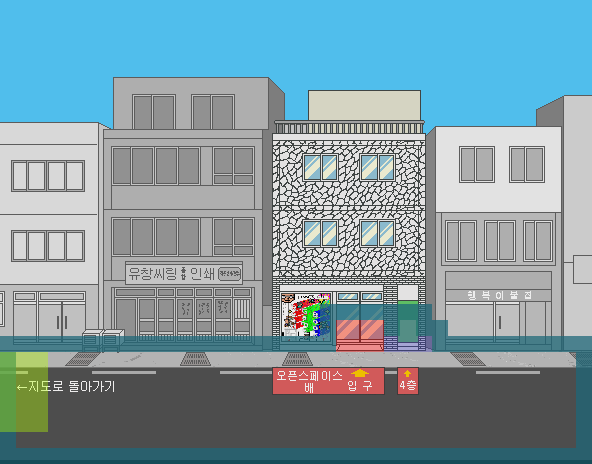

A 2D game scene composited from a Tiled map and its tileset images. What follows is a short description and the map's XML, with each tile layer's data collapsed to a summary:
An orthogonal 37x29 tile map with 16x16 px tiles, 4 tile layers (collision, interaction, overCharacter, Tile Layer 1), 1 hidden layer not drawn, 2 tilesets, 1 image layer and 3 objects (spawnPoint, spawn1F1, spawn1F2).

<map version="1.10" tiledversion="1.10.2" orientation="orthogonal" renderorder="right-down" width="37" height="29" tilewidth="16" tileheight="16" infinite="0" nextlayerid="10" nextobjectid="7">
 <editorsettings>
  <export target="busan-external.json" format="json" />
 </editorsettings>
 <tileset firstgid="1" name="collision" tilewidth="16" tileheight="16" tilecount="4" columns="2">
  <image source="simple_tile.png" width="32" height="32" />
  <tile id="0">
   <properties>
    <property name="name" value="art1" />
   </properties>
  </tile>
  <tile id="1">
   <properties>
    <property name="collides" type="bool" value="true" />
   </properties>
  </tile>
 </tileset>
 <tileset firstgid="5" name="busaninteractive" tilewidth="16" tileheight="16" tilecount="40" columns="10">
  <image source="busan-interactive.png" width="160" height="64" />
  <tile id="0">
   <properties>
    <property name="name" value="door1" />
   </properties>
  </tile>
  <tile id="1">
   <properties>
    <property name="name" value="door2" />
   </properties>
  </tile>
  <tile id="2">
   <properties>
    <property name="name" value="BackToMap" />
   </properties>
  </tile>
 </tileset>
 <imagelayer id="2" name="background" opacity="0.98">
  <image source="../img/tilesetimages/busanExternal.png" width="600" height="460" />
 </imagelayer>
 <imagelayer id="9" name="tileset" visible="0" opacity="0.85" offsetx="0.5" offsety="32">
  <image source="../img/tilesetimages/busanExternalMarking.jpg" width="600" height="400" />
 </imagelayer>
 <layer id="4" name="collision" width="37" height="29" opacity="0.74">
  <data>[1073 cells, 91 non-empty, 1 distinct tile ids]</data>
 </layer>
 <layer id="6" name="interaction" width="37" height="29" opacity="0.38">
  <data>[1073 cells, 25 non-empty, 3 distinct tile ids]</data>
 </layer>
 <layer id="8" name="overCharacter" width="37" height="29">
  <data>[1073 cells, 0 non-empty, 0 distinct tile ids]</data>
 </layer>
 <layer id="1" name="Tile Layer 1" width="37" height="29">
  <data>[1073 cells, 0 non-empty, 0 distinct tile ids]</data>
 </layer>
 <objectgroup id="7" name="Object Layer 1" opacity="0.98">
  <object id="4" name="spawnPoint" x="71.9606" y="373.027">
   <point />
  </object>
  <object id="5" name="spawn1F1" x="325.422" y="371.576">
   <point />
  </object>
  <object id="6" name="spawn1F2" x="459" y="369.5">
   <point />
  </object>
 </objectgroup>
</map>
